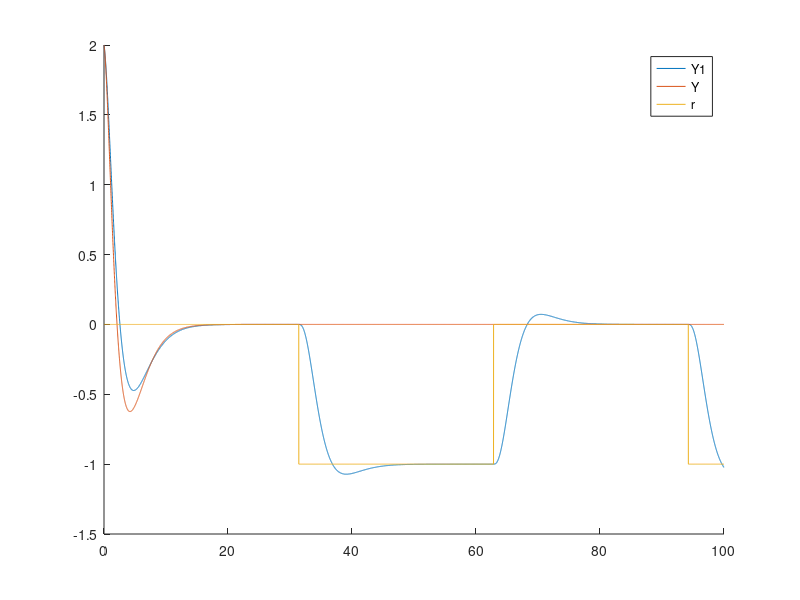
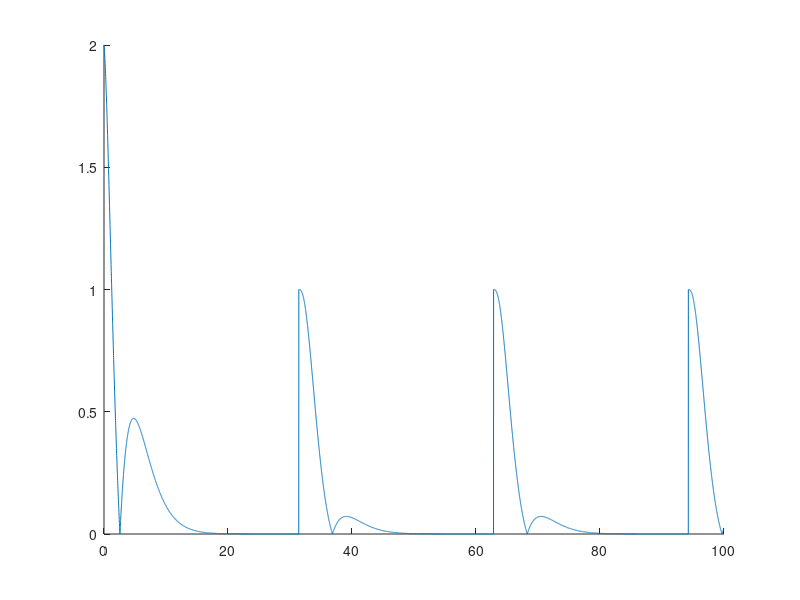

Write MATLAB code to recreate these figures, in order. (Note: this script raises an error after producing the figures.)
close all; clear; clc

% augmented system matrices
A1 = [-0.14 0.33 -0.33 0;
    0.1 -0.28 0 0;
    0 1.7 -0.77 0;
    -2 0 0 0];
B1 = [0; 0; -0.025; 0];
Br1 = [0; 0; 0; 1];
Bv1 = [1; 0; 0; 0];
C1 = [2 0 0 0];

% original system matrices
A = [-0.14 0.33 -0.33;
    0.1 -0.28 0;
    0 1.7 -0.77];
B = [0; 0; -0.025];
Br = [0; 0; 0];
Bv = [1; 0; 0];
C = [2 0 0];

% check controllability
Mc = ctrb(A1,B1);
rank(Mc);

% desired eigenvalues
epsilon = 1e-3;
E1 = [-0.67 -0.67 -0.67 -0.67] - [0 epsilon 2*epsilon 3*epsilon];

% closed-loop pole assignment using state feedback
K1 = place(A1,B1,E1);
K = place(A,B,E1(1:3));

% create the closed-loop state-space models
sys1 = ss(A1-B1*K1,Br1,C1,[]);
sys = ss(A-B*K,Br,C,[]);

% simulations options
X0 = [1 1 1 0]';
tfinal = 100;
T = linspace(0,tfinal,10000)';

% reference signals
% r = -3*ones(size(T));
r = floor(sin(0.1*T));
% r = 0.1*T;
% r = sin(0.3*T);
% x = 1;
% r = 2*T.^x; % note: error increases with x > 1

% simulate
Y1 = lsim(sys1,r,T,X0);
Y = lsim(sys,r,T,X0(1:3));

% plot outputs and reference
figure; hold on
plot(T,Y1)
plot(T,Y)
plot(T,r)
legend('Y1','Y','r')

% plot error
figure; hold on
plot(T,abs(r-Y1))
ha = gca; ha.YScale = 'log';

%% non-zero disturbance
% create the closed-loop state-space models
sys1v = ss(A1-B1*K1,[Br1,Bv1],C1,[]);
sysv = ss(A-B*K,[Br,Bv],C,[]);

% reference signals
r = 1*ones(size(T));

% disturbance
% v = -10*ones(size(T));
v = 0.1*floor(sin(0.1*T));
% v = 0.1*sin(0.1*T);

% inputs
u = [r,v];

% simulate
Y1v = lsim(sys1v,u,T,X0);
Yv = lsim(sysv,u,T,X0(1:3));

% plot outputs and inputs
figure; hold on
plot(T,Y1v)
plot(T,Yv)
plot(T,r)
plot(T,v)
legend('Y1','Y','r','v')

% bode with for reference and disturbance
figure
sys1v = ss(A1-B1*K1,Bv1,C1,[]);
bode(sys1v,'r')